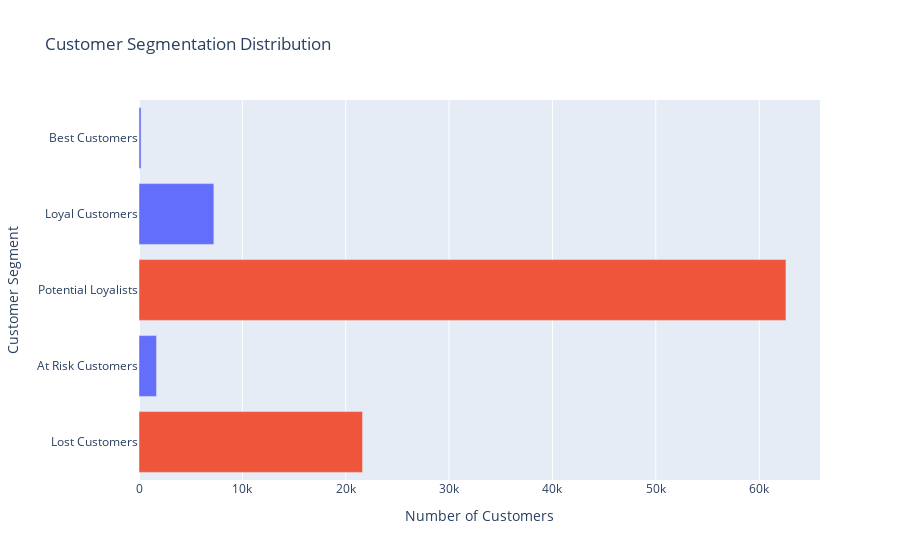

This figure's notebook cell:
### Code cell
colors = ['#EF553B' if size in cust_segment.nlargest(2, 'size')['size'].values else '#636EFA' for size in cust_segment['size']]

fig = px.bar(cust_segment, 
             x='size', 
             y='cust_segment', 
             orientation='h', 
             title="Customer Segmentation Distribution",
             labels={'size': 'Number of Customers', 'cust_segment': 'Customer Segment'},
             )

fig.update_traces(marker_color=colors)
fig.show(config={'displayModeBar': False})

### Figure 1 — Plotly figure (JSON) as saved in the notebook; plotly's stock layout.template omitted (floating-point values rounded to 4 significant figures)
{"data": [{"alignmentgroup": "True", "hovertemplate": "Number of Customers=%{x}<br>Customer Segment=%{y}<extra></extra>", "legendgroup": "", "marker": {"color": ["#EF553B", "#636EFA", "#EF553B", "#636EFA", "#636EFA"], "pattern": {"shape": ""}}, "name": "", "offsetgroup": "", "orientation": "h", "showlegend": false, "textposition": "auto", "type": "bar", "x": [21628, 1698, 62589, 7242, 200], "xaxis": "x", "y": ["Lost Customers", "At Risk Customers", "Potential Loyalists", "Loyal Customers", "Best Customers"], "yaxis": "y"}], "layout": {"barmode": "relative", "legend": {"tracegroupgap": 0}, "title": {"text": "Customer Segmentation Distribution"}, "xaxis": {"anchor": "y", "domain": [0, 1], "title": {"text": "Number of Customers"}}, "yaxis": {"anchor": "x", "domain": [0, 1], "title": {"text": "Customer Segment"}}}}
